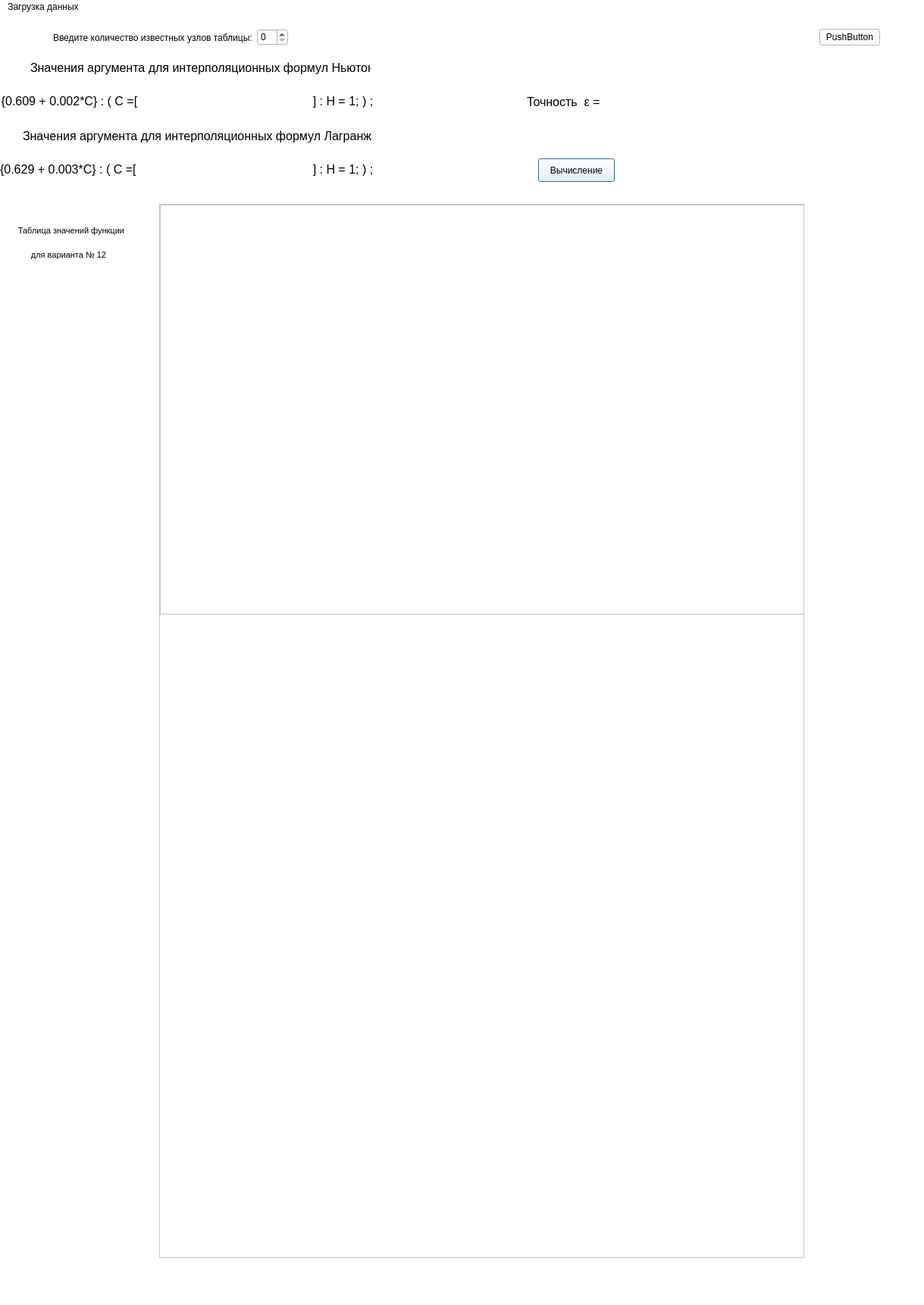
<?xml version="1.0" encoding="UTF-8"?>
<ui version="4.0">
 <class>MainWindow</class>
 <widget class="QMainWindow" name="MainWindow">
  <property name="geometry">
   <rect>
    <x>0</x>
    <y>0</y>
    <width>1219</width>
    <height>1722</height>
   </rect>
  </property>
  <property name="windowTitle">
   <string>MainWindow</string>
  </property>
  <property name="styleSheet">
   <string notr="true">background-color: rgb(255, 255, 255);</string>
  </property>
  <widget class="QWidget" name="centralwidget_1">
   <widget class="QWidget" name="horizontalLayoutWidget">
    <property name="geometry">
     <rect>
      <x>30</x>
      <y>10</y>
      <width>1131</width>
      <height>41</height>
     </rect>
    </property>
    <layout class="QHBoxLayout" name="horizontalLayout">
     <item>
      <spacer name="horizontalSpacer">
       <property name="orientation">
        <enum>Qt::Horizontal</enum>
       </property>
       <property name="sizeType">
        <enum>QSizePolicy::Minimum</enum>
       </property>
       <property name="sizeHint" stdset="0">
        <size>
         <width>40</width>
         <height>20</height>
        </size>
       </property>
      </spacer>
     </item>
     <item>
      <widget class="QLabel" name="label_1">
       <property name="text">
        <string>Введите количество известных узлов таблицы:</string>
       </property>
      </widget>
     </item>
     <item>
      <widget class="QSpinBox" name="spinBox_1"/>
     </item>
     <item>
      <spacer name="horizontalSpacer_3">
       <property name="orientation">
        <enum>Qt::Horizontal</enum>
       </property>
       <property name="sizeHint" stdset="0">
        <size>
         <width>40</width>
         <height>20</height>
        </size>
       </property>
      </spacer>
     </item>
     <item>
      <widget class="QPushButton" name="pushButton">
       <property name="enabled">
        <bool>true</bool>
       </property>
       <property name="inputMethodHints">
        <set>Qt::ImhHiddenText</set>
       </property>
       <property name="text">
        <string>PushButton</string>
       </property>
       <property name="checkable">
        <bool>false</bool>
       </property>
       <property name="autoDefault">
        <bool>false</bool>
       </property>
       <property name="default">
        <bool>false</bool>
       </property>
       <property name="flat">
        <bool>false</bool>
       </property>
      </widget>
     </item>
    </layout>
   </widget>
   <widget class="QWidget" name="gridLayoutWidget_2">
    <property name="geometry">
     <rect>
      <x>-40</x>
      <y>330</y>
      <width>271</width>
      <height>391</height>
     </rect>
    </property>
    <layout class="QGridLayout" name="gridLayout_1">
     <item row="2" column="3">
      <layout class="QGridLayout" name="gridLayout_2">
       <item row="0" column="0">
        <layout class="QGridLayout" name="gridLayout_3"/>
       </item>
      </layout>
     </item>
     <item row="0" column="3">
      <spacer name="verticalSpacer_2">
       <property name="orientation">
        <enum>Qt::Vertical</enum>
       </property>
       <property name="sizeHint" stdset="0">
        <size>
         <width>20</width>
         <height>40</height>
        </size>
       </property>
      </spacer>
     </item>
     <item row="2" column="1">
      <spacer name="horizontalSpacer_1">
       <property name="orientation">
        <enum>Qt::Horizontal</enum>
       </property>
       <property name="sizeType">
        <enum>QSizePolicy::Preferred</enum>
       </property>
       <property name="sizeHint" stdset="0">
        <size>
         <width>100</width>
         <height>20</height>
        </size>
       </property>
      </spacer>
     </item>
     <item row="3" column="3">
      <spacer name="verticalSpacer">
       <property name="orientation">
        <enum>Qt::Vertical</enum>
       </property>
       <property name="sizeHint" stdset="0">
        <size>
         <width>20</width>
         <height>40</height>
        </size>
       </property>
      </spacer>
     </item>
     <item row="2" column="4">
      <spacer name="horizontalSpacer_2">
       <property name="orientation">
        <enum>Qt::Horizontal</enum>
       </property>
       <property name="sizeType">
        <enum>QSizePolicy::Expanding</enum>
       </property>
       <property name="sizeHint" stdset="0">
        <size>
         <width>100</width>
         <height>20</height>
        </size>
       </property>
      </spacer>
     </item>
    </layout>
   </widget>
   <widget class="QWidget" name="gridLayoutWidget_3">
    <property name="geometry">
     <rect>
      <x>-130</x>
      <y>90</y>
      <width>781</width>
      <height>51</height>
     </rect>
    </property>
    <layout class="QGridLayout" name="gridLayout_4">
     <item row="3" column="2">
      <layout class="QGridLayout" name="gridLayout_5">
       <item row="0" column="0">
        <layout class="QGridLayout" name="gridLayout_6"/>
       </item>
      </layout>
     </item>
     <item row="4" column="2">
      <spacer name="verticalSpacer_3">
       <property name="orientation">
        <enum>Qt::Vertical</enum>
       </property>
       <property name="sizeHint" stdset="0">
        <size>
         <width>20</width>
         <height>40</height>
        </size>
       </property>
      </spacer>
     </item>
     <item row="2" column="2">
      <spacer name="verticalSpacer_4">
       <property name="orientation">
        <enum>Qt::Vertical</enum>
       </property>
       <property name="sizeHint" stdset="0">
        <size>
         <width>20</width>
         <height>40</height>
        </size>
       </property>
      </spacer>
     </item>
     <item row="3" column="4">
      <spacer name="horizontalSpacer_5">
       <property name="orientation">
        <enum>Qt::Horizontal</enum>
       </property>
       <property name="sizeType">
        <enum>QSizePolicy::Ignored</enum>
       </property>
       <property name="sizeHint" stdset="0">
        <size>
         <width>20</width>
         <height>20</height>
        </size>
       </property>
      </spacer>
     </item>
     <item row="3" column="0">
      <spacer name="horizontalSpacer_4">
       <property name="orientation">
        <enum>Qt::Horizontal</enum>
       </property>
       <property name="sizeType">
        <enum>QSizePolicy::Ignored</enum>
       </property>
       <property name="sizeHint" stdset="0">
        <size>
         <width>20</width>
         <height>20</height>
        </size>
       </property>
      </spacer>
     </item>
     <item row="3" column="1">
      <widget class="QLabel" name="label_2">
       <property name="enabled">
        <bool>true</bool>
       </property>
       <property name="font">
        <font>
         <pointsize>12</pointsize>
         <italic>false</italic>
        </font>
       </property>
       <property name="text">
        <string>X_N = {0.609 + 0.002*C} : ( C =[ </string>
       </property>
       <property name="textFormat">
        <enum>Qt::RichText</enum>
       </property>
       <property name="scaledContents">
        <bool>false</bool>
       </property>
       <property name="alignment">
        <set>Qt::AlignCenter</set>
       </property>
      </widget>
     </item>
     <item row="3" column="3">
      <widget class="QLabel" name="label_6">
       <property name="enabled">
        <bool>true</bool>
       </property>
       <property name="font">
        <font>
         <pointsize>12</pointsize>
         <italic>false</italic>
        </font>
       </property>
       <property name="text">
        <string>] : H = 1; ) ;</string>
       </property>
       <property name="textFormat">
        <enum>Qt::RichText</enum>
       </property>
       <property name="scaledContents">
        <bool>false</bool>
       </property>
       <property name="alignment">
        <set>Qt::AlignCenter</set>
       </property>
      </widget>
     </item>
    </layout>
   </widget>
   <widget class="QScrollArea" name="scrollArea_1">
    <property name="geometry">
     <rect>
      <x>210</x>
      <y>250</y>
      <width>851</width>
      <height>1391</height>
     </rect>
    </property>
    <property name="layoutDirection">
     <enum>Qt::LeftToRight</enum>
    </property>
    <property name="widgetResizable">
     <bool>true</bool>
    </property>
    <widget class="QWidget" name="scrollAreaWidgetContents">
     <property name="enabled">
      <bool>true</bool>
     </property>
     <property name="geometry">
      <rect>
       <x>0</x>
       <y>0</y>
       <width>849</width>
       <height>1389</height>
      </rect>
     </property>
     <widget class="QTextBrowser" name="textBrowser_1">
      <property name="geometry">
       <rect>
        <x>0</x>
        <y>0</y>
        <width>851</width>
        <height>541</height>
       </rect>
      </property>
     </widget>
    </widget>
   </widget>
   <widget class="QPushButton" name="pushButton_2">
    <property name="geometry">
     <rect>
      <x>710</x>
      <y>190</y>
      <width>101</width>
      <height>31</height>
     </rect>
    </property>
    <property name="styleSheet">
     <string notr="true">background-color: rgb(255, 255, 255);</string>
    </property>
    <property name="text">
     <string>Вычисление</string>
    </property>
    <property name="default">
     <bool>true</bool>
    </property>
   </widget>
   <widget class="QWidget" name="gridLayoutWidget_4">
    <property name="geometry">
     <rect>
      <x>660</x>
      <y>90</y>
      <width>191</width>
      <height>51</height>
     </rect>
    </property>
    <layout class="QGridLayout" name="gridLayout_7">
     <item row="2" column="0">
      <spacer name="horizontalSpacer_6">
       <property name="orientation">
        <enum>Qt::Horizontal</enum>
       </property>
       <property name="sizeType">
        <enum>QSizePolicy::Expanding</enum>
       </property>
       <property name="sizeHint" stdset="0">
        <size>
         <width>100</width>
         <height>20</height>
        </size>
       </property>
      </spacer>
     </item>
     <item row="2" column="2">
      <layout class="QGridLayout" name="gridLayout_8">
       <item row="0" column="0">
        <layout class="QGridLayout" name="gridLayout_9"/>
       </item>
      </layout>
     </item>
     <item row="3" column="2">
      <spacer name="verticalSpacer_5">
       <property name="orientation">
        <enum>Qt::Vertical</enum>
       </property>
       <property name="sizeHint" stdset="0">
        <size>
         <width>20</width>
         <height>40</height>
        </size>
       </property>
      </spacer>
     </item>
     <item row="1" column="2">
      <spacer name="verticalSpacer_6">
       <property name="orientation">
        <enum>Qt::Vertical</enum>
       </property>
       <property name="sizeHint" stdset="0">
        <size>
         <width>20</width>
         <height>40</height>
        </size>
       </property>
      </spacer>
     </item>
     <item row="2" column="4">
      <spacer name="horizontalSpacer_7">
       <property name="orientation">
        <enum>Qt::Horizontal</enum>
       </property>
       <property name="sizeType">
        <enum>QSizePolicy::Expanding</enum>
       </property>
       <property name="sizeHint" stdset="0">
        <size>
         <width>100</width>
         <height>20</height>
        </size>
       </property>
      </spacer>
     </item>
     <item row="2" column="1">
      <widget class="QLabel" name="label_4">
       <property name="enabled">
        <bool>true</bool>
       </property>
       <property name="font">
        <font>
         <pointsize>12</pointsize>
         <italic>false</italic>
        </font>
       </property>
       <property name="text">
        <string>Точность  ε = </string>
       </property>
       <property name="scaledContents">
        <bool>false</bool>
       </property>
      </widget>
     </item>
    </layout>
   </widget>
   <widget class="QLabel" name="label_5">
    <property name="enabled">
     <bool>true</bool>
    </property>
    <property name="geometry">
     <rect>
      <x>40</x>
      <y>60</y>
      <width>449</width>
      <height>21</height>
     </rect>
    </property>
    <property name="font">
     <font>
      <pointsize>12</pointsize>
      <italic>false</italic>
     </font>
    </property>
    <property name="text">
     <string>Значения аргумента для интерполяционных формул Ньютона</string>
    </property>
    <property name="textFormat">
     <enum>Qt::RichText</enum>
    </property>
    <property name="scaledContents">
     <bool>false</bool>
    </property>
    <property name="alignment">
     <set>Qt::AlignCenter</set>
    </property>
   </widget>
   <widget class="QWidget" name="gridLayoutWidget_5">
    <property name="geometry">
     <rect>
      <x>-130</x>
      <y>180</y>
      <width>781</width>
      <height>51</height>
     </rect>
    </property>
    <layout class="QGridLayout" name="gridLayout_10">
     <item row="3" column="2">
      <layout class="QGridLayout" name="gridLayout_11">
       <item row="0" column="0">
        <layout class="QGridLayout" name="gridLayout_12"/>
       </item>
      </layout>
     </item>
     <item row="4" column="2">
      <spacer name="verticalSpacer_7">
       <property name="orientation">
        <enum>Qt::Vertical</enum>
       </property>
       <property name="sizeHint" stdset="0">
        <size>
         <width>20</width>
         <height>40</height>
        </size>
       </property>
      </spacer>
     </item>
     <item row="2" column="2">
      <spacer name="verticalSpacer_8">
       <property name="orientation">
        <enum>Qt::Vertical</enum>
       </property>
       <property name="sizeHint" stdset="0">
        <size>
         <width>20</width>
         <height>40</height>
        </size>
       </property>
      </spacer>
     </item>
     <item row="3" column="4">
      <spacer name="horizontalSpacer_8">
       <property name="orientation">
        <enum>Qt::Horizontal</enum>
       </property>
       <property name="sizeType">
        <enum>QSizePolicy::Ignored</enum>
       </property>
       <property name="sizeHint" stdset="0">
        <size>
         <width>20</width>
         <height>20</height>
        </size>
       </property>
      </spacer>
     </item>
     <item row="3" column="0">
      <spacer name="horizontalSpacer_9">
       <property name="orientation">
        <enum>Qt::Horizontal</enum>
       </property>
       <property name="sizeType">
        <enum>QSizePolicy::Ignored</enum>
       </property>
       <property name="sizeHint" stdset="0">
        <size>
         <width>20</width>
         <height>20</height>
        </size>
       </property>
      </spacer>
     </item>
     <item row="3" column="1">
      <widget class="QLabel" name="label_7">
       <property name="enabled">
        <bool>true</bool>
       </property>
       <property name="font">
        <font>
         <pointsize>12</pointsize>
         <italic>false</italic>
        </font>
       </property>
       <property name="text">
        <string>X_L = {0.629 + 0.003*C} : ( C =[ </string>
       </property>
       <property name="textFormat">
        <enum>Qt::RichText</enum>
       </property>
       <property name="scaledContents">
        <bool>false</bool>
       </property>
       <property name="alignment">
        <set>Qt::AlignCenter</set>
       </property>
      </widget>
     </item>
     <item row="3" column="3">
      <widget class="QLabel" name="label_8">
       <property name="enabled">
        <bool>true</bool>
       </property>
       <property name="font">
        <font>
         <pointsize>12</pointsize>
         <italic>false</italic>
        </font>
       </property>
       <property name="text">
        <string>] : H = 1; ) ;</string>
       </property>
       <property name="textFormat">
        <enum>Qt::RichText</enum>
       </property>
       <property name="scaledContents">
        <bool>false</bool>
       </property>
       <property name="alignment">
        <set>Qt::AlignCenter</set>
       </property>
      </widget>
     </item>
    </layout>
   </widget>
   <widget class="QLabel" name="label_9">
    <property name="enabled">
     <bool>true</bool>
    </property>
    <property name="geometry">
     <rect>
      <x>30</x>
      <y>150</y>
      <width>461</width>
      <height>21</height>
     </rect>
    </property>
    <property name="font">
     <font>
      <pointsize>12</pointsize>
      <italic>false</italic>
     </font>
    </property>
    <property name="text">
     <string>Значения аргумента для интерполяционных формул Лагранжа</string>
    </property>
    <property name="textFormat">
     <enum>Qt::RichText</enum>
    </property>
    <property name="scaledContents">
     <bool>false</bool>
    </property>
    <property name="alignment">
     <set>Qt::AlignCenter</set>
    </property>
   </widget>
   <widget class="QLabel" name="label_3">
    <property name="geometry">
     <rect>
      <x>0</x>
      <y>270</y>
      <width>191</width>
      <height>31</height>
     </rect>
    </property>
    <property name="font">
     <font>
      <pointsize>8</pointsize>
      <italic>false</italic>
     </font>
    </property>
    <property name="text">
     <string>Таблица значений функции </string>
    </property>
    <property name="textFormat">
     <enum>Qt::MarkdownText</enum>
    </property>
    <property name="alignment">
     <set>Qt::AlignCenter</set>
    </property>
   </widget>
   <widget class="QLabel" name="label_10">
    <property name="geometry">
     <rect>
      <x>40</x>
      <y>310</y>
      <width>101</width>
      <height>15</height>
     </rect>
    </property>
    <property name="font">
     <font>
      <pointsize>8</pointsize>
      <italic>false</italic>
     </font>
    </property>
    <property name="text">
     <string> для варианта № 12 </string>
    </property>
    <property name="textFormat">
     <enum>Qt::MarkdownText</enum>
    </property>
    <property name="alignment">
     <set>Qt::AlignCenter</set>
    </property>
   </widget>
  </widget>
  <widget class="QMenuBar" name="menubar">
   <property name="geometry">
    <rect>
     <x>0</x>
     <y>0</y>
     <width>1219</width>
     <height>21</height>
    </rect>
   </property>
   <widget class="QMenu" name="menu">
    <property name="title">
     <string>Загрузка данных</string>
    </property>
   </widget>
   <addaction name="menu"/>
  </widget>
  <widget class="QStatusBar" name="statusbar"/>
 </widget>
 <resources/>
 <connections/>
</ui>
